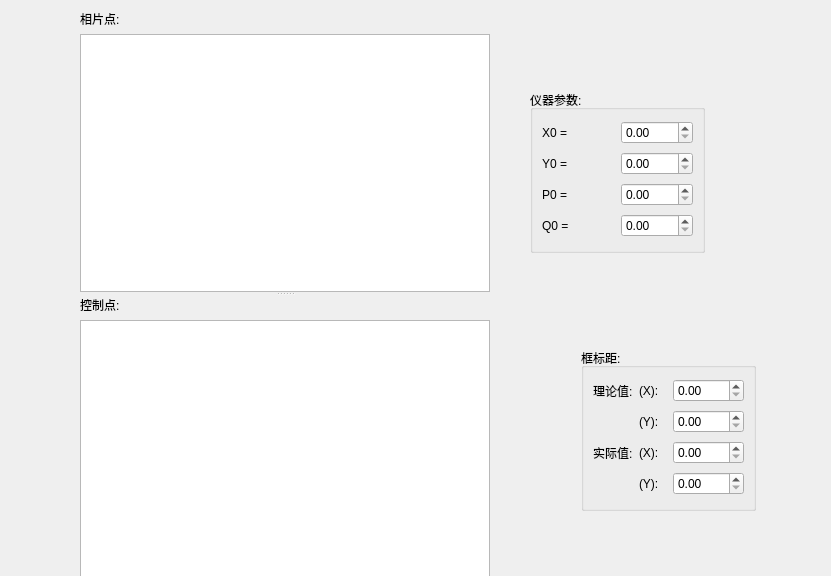
<ui version="4.0" >
 <class>Form</class>
 <widget class="QWidget" name="Form" >
  <property name="geometry" >
   <rect>
    <x>0</x>
    <y>0</y>
    <width>831</width>
    <height>576</height>
   </rect>
  </property>
  <property name="windowTitle" >
   <string>Form</string>
  </property>
  <widget class="QGroupBox" name="groupBox_2" >
   <property name="geometry" >
    <rect>
     <x>530</x>
     <y>90</y>
     <width>175</width>
     <height>163</height>
    </rect>
   </property>
   <property name="sizePolicy" >
    <sizepolicy vsizetype="Preferred" hsizetype="Preferred" >
     <horstretch>0</horstretch>
     <verstretch>0</verstretch>
    </sizepolicy>
   </property>
   <property name="title" >
    <string>仪器参数:</string>
   </property>
   <layout class="QGridLayout" name="gridLayout_3" >
    <item row="0" column="1" >
     <widget class="QDoubleSpinBox" name="doubleSpinBox_5" />
    </item>
    <item row="1" column="0" >
     <widget class="QLabel" name="ylLabel" >
      <property name="sizePolicy" >
       <sizepolicy vsizetype="Preferred" hsizetype="Minimum" >
        <horstretch>0</horstretch>
        <verstretch>0</verstretch>
       </sizepolicy>
      </property>
      <property name="text" >
       <string>Y0 =</string>
      </property>
     </widget>
    </item>
    <item row="1" column="1" >
     <widget class="QDoubleSpinBox" name="doubleSpinBox_7" />
    </item>
    <item row="2" column="0" >
     <widget class="QLabel" name="xrLabel" >
      <property name="sizePolicy" >
       <sizepolicy vsizetype="Preferred" hsizetype="Minimum" >
        <horstretch>0</horstretch>
        <verstretch>0</verstretch>
       </sizepolicy>
      </property>
      <property name="text" >
       <string>P0 = </string>
      </property>
     </widget>
    </item>
    <item row="2" column="1" >
     <widget class="QDoubleSpinBox" name="doubleSpinBox_6" />
    </item>
    <item row="3" column="0" >
     <widget class="QLabel" name="yrLabel" >
      <property name="sizePolicy" >
       <sizepolicy vsizetype="Preferred" hsizetype="Minimum" >
        <horstretch>0</horstretch>
        <verstretch>0</verstretch>
       </sizepolicy>
      </property>
      <property name="text" >
       <string>Q0 =</string>
      </property>
     </widget>
    </item>
    <item row="3" column="1" >
     <widget class="QDoubleSpinBox" name="doubleSpinBox_8" />
    </item>
    <item row="0" column="0" >
     <widget class="QLabel" name="xlLabel" >
      <property name="sizePolicy" >
       <sizepolicy vsizetype="Preferred" hsizetype="Minimum" >
        <horstretch>0</horstretch>
        <verstretch>0</verstretch>
       </sizepolicy>
      </property>
      <property name="text" >
       <string>X0 = </string>
      </property>
     </widget>
    </item>
   </layout>
   <zorder>doubleSpinBox_5</zorder>
   <zorder>ylLabel</zorder>
   <zorder>doubleSpinBox_7</zorder>
   <zorder>xrLabel</zorder>
   <zorder>doubleSpinBox_6</zorder>
   <zorder>yrLabel</zorder>
   <zorder>doubleSpinBox_8</zorder>
   <zorder>xlLabel</zorder>
  </widget>
  <widget class="QGroupBox" name="fiducialMarkGroupBox" >
   <property name="geometry" >
    <rect>
     <x>581</x>
     <y>348</y>
     <width>175</width>
     <height>163</height>
    </rect>
   </property>
   <property name="sizePolicy" >
    <sizepolicy vsizetype="Preferred" hsizetype="Preferred" >
     <horstretch>0</horstretch>
     <verstretch>0</verstretch>
    </sizepolicy>
   </property>
   <property name="title" >
    <string>框标距:</string>
   </property>
   <layout class="QGridLayout" name="gridLayout" >
    <item row="0" column="0" >
     <widget class="QLabel" name="label" >
      <property name="text" >
       <string>理论值:</string>
      </property>
     </widget>
    </item>
    <item row="0" column="1" >
     <widget class="QLabel" name="tfxLabel" >
      <property name="text" >
       <string>(X):</string>
      </property>
     </widget>
    </item>
    <item row="0" column="2" >
     <widget class="QDoubleSpinBox" name="tfxSpinBox" >
      <property name="minimum" >
       <double>0.000000000000000</double>
      </property>
      <property name="maximum" >
       <double>1000.000000000000000</double>
      </property>
      <property name="value" >
       <double>0.000000000000000</double>
      </property>
     </widget>
    </item>
    <item row="1" column="1" >
     <widget class="QLabel" name="tfyLabel" >
      <property name="text" >
       <string>(Y):</string>
      </property>
     </widget>
    </item>
    <item row="1" column="2" >
     <widget class="QDoubleSpinBox" name="tfySpinBox" >
      <property name="minimum" >
       <double>0.000000000000000</double>
      </property>
      <property name="maximum" >
       <double>1000.000000000000000</double>
      </property>
      <property name="value" >
       <double>0.000000000000000</double>
      </property>
     </widget>
    </item>
    <item row="2" column="0" >
     <widget class="QLabel" name="label_2" >
      <property name="text" >
       <string>实际值:</string>
      </property>
     </widget>
    </item>
    <item row="2" column="1" >
     <widget class="QLabel" name="rfxLabel" >
      <property name="text" >
       <string>(X):</string>
      </property>
     </widget>
    </item>
    <item row="2" column="2" >
     <widget class="QDoubleSpinBox" name="rfxSpinBox" >
      <property name="minimum" >
       <double>0.000000000000000</double>
      </property>
      <property name="maximum" >
       <double>1000.000000000000000</double>
      </property>
      <property name="value" >
       <double>0.000000000000000</double>
      </property>
     </widget>
    </item>
    <item row="3" column="1" >
     <widget class="QLabel" name="rfyLabel" >
      <property name="text" >
       <string>(Y):</string>
      </property>
     </widget>
    </item>
    <item row="3" column="2" >
     <widget class="QDoubleSpinBox" name="rfySpinBox" >
      <property name="maximum" >
       <double>1000.000000000000000</double>
      </property>
     </widget>
    </item>
   </layout>
   <zorder>tfySpinBox</zorder>
   <zorder>label_2</zorder>
   <zorder>rfxLabel</zorder>
   <zorder>rfxSpinBox</zorder>
   <zorder>rfyLabel</zorder>
   <zorder>rfySpinBox</zorder>
   <zorder>tfyLabel</zorder>
   <zorder>tfxSpinBox</zorder>
   <zorder>tfxLabel</zorder>
   <zorder>label</zorder>
   <zorder>groupBox_2</zorder>
  </widget>
  <widget class="QSplitter" name="splitter" >
   <property name="geometry" >
    <rect>
     <x>80</x>
     <y>10</y>
     <width>410</width>
     <height>568</height>
    </rect>
   </property>
   <property name="orientation" >
    <enum>Qt::Vertical</enum>
   </property>
   <widget class="QWidget" name="" >
    <layout class="QVBoxLayout" name="verticalLayout" >
     <item>
      <widget class="QLabel" name="photoPointsLabel" >
       <property name="text" >
        <string>相片点:</string>
       </property>
      </widget>
     </item>
     <item>
      <widget class="QTableView" name="photoPointsView" />
     </item>
    </layout>
   </widget>
   <widget class="QWidget" name="" >
    <layout class="QVBoxLayout" name="verticalLayout_2" >
     <item>
      <widget class="QLabel" name="controlPointsLabel" >
       <property name="text" >
        <string>控制点:</string>
       </property>
      </widget>
     </item>
     <item>
      <widget class="QTableView" name="controlPointsView" />
     </item>
    </layout>
    <zorder>widget</zorder>
   </widget>
  </widget>
 </widget>
 <resources/>
 <connections/>
</ui>
